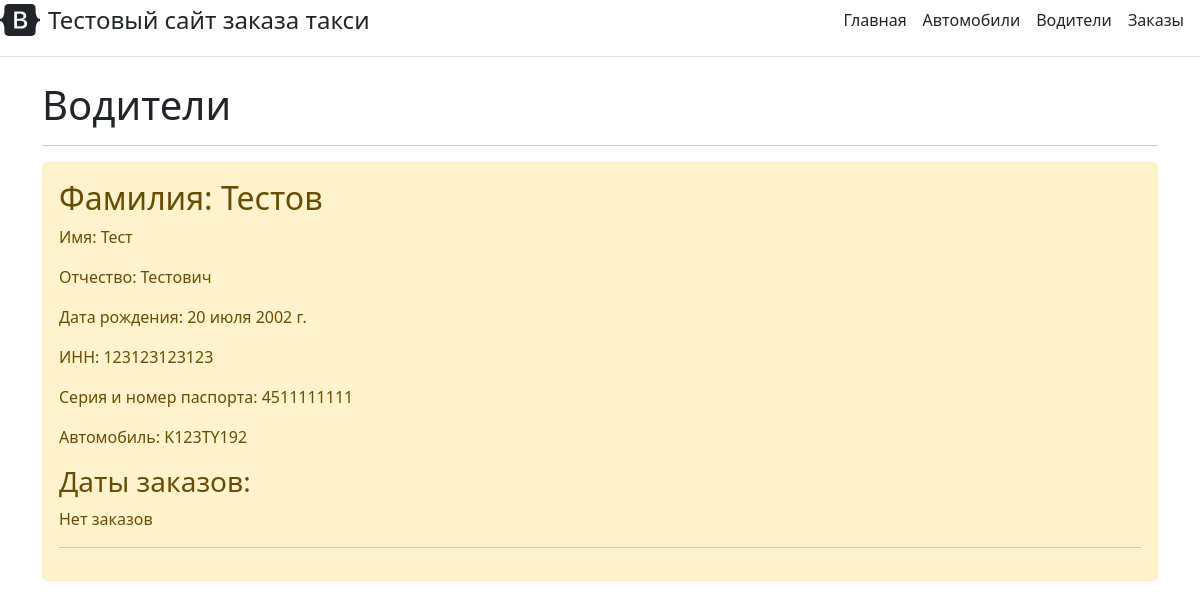
/TaxiApp/driver, run on an earlier commit of the app's database.
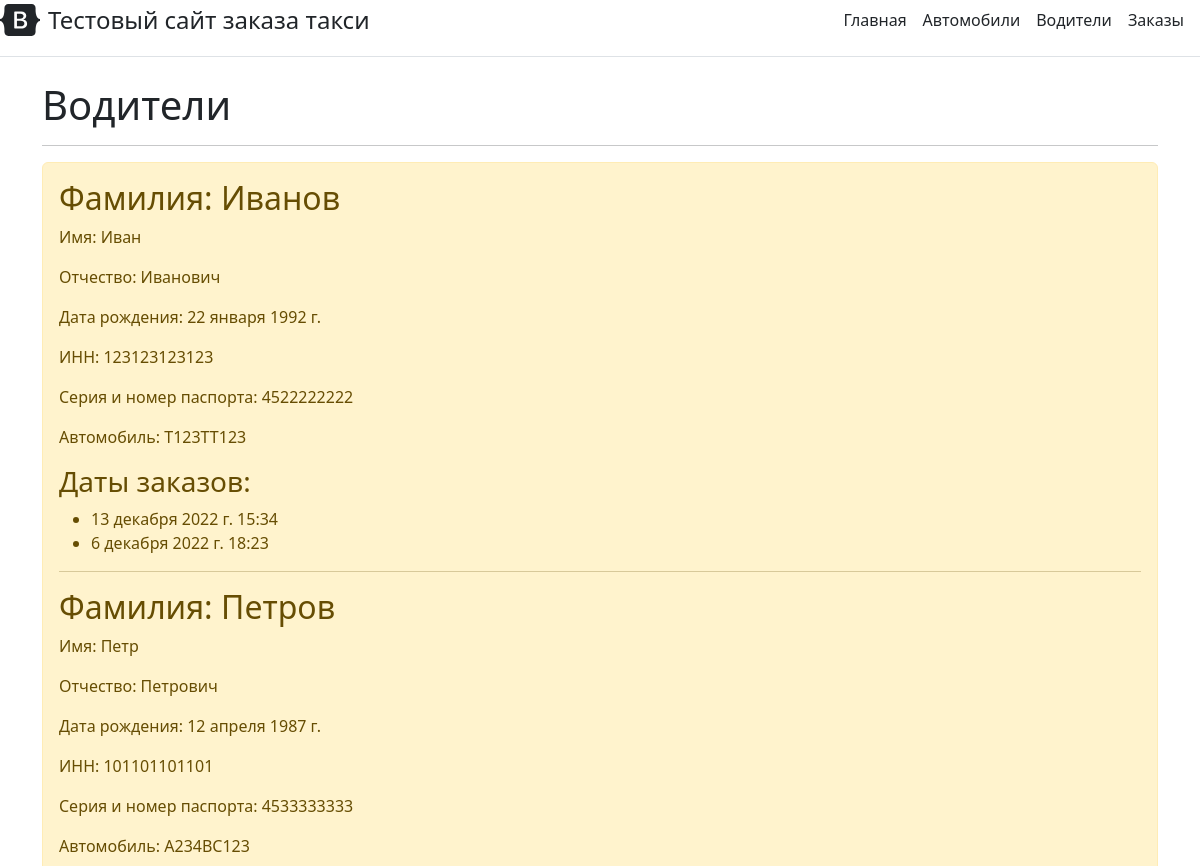
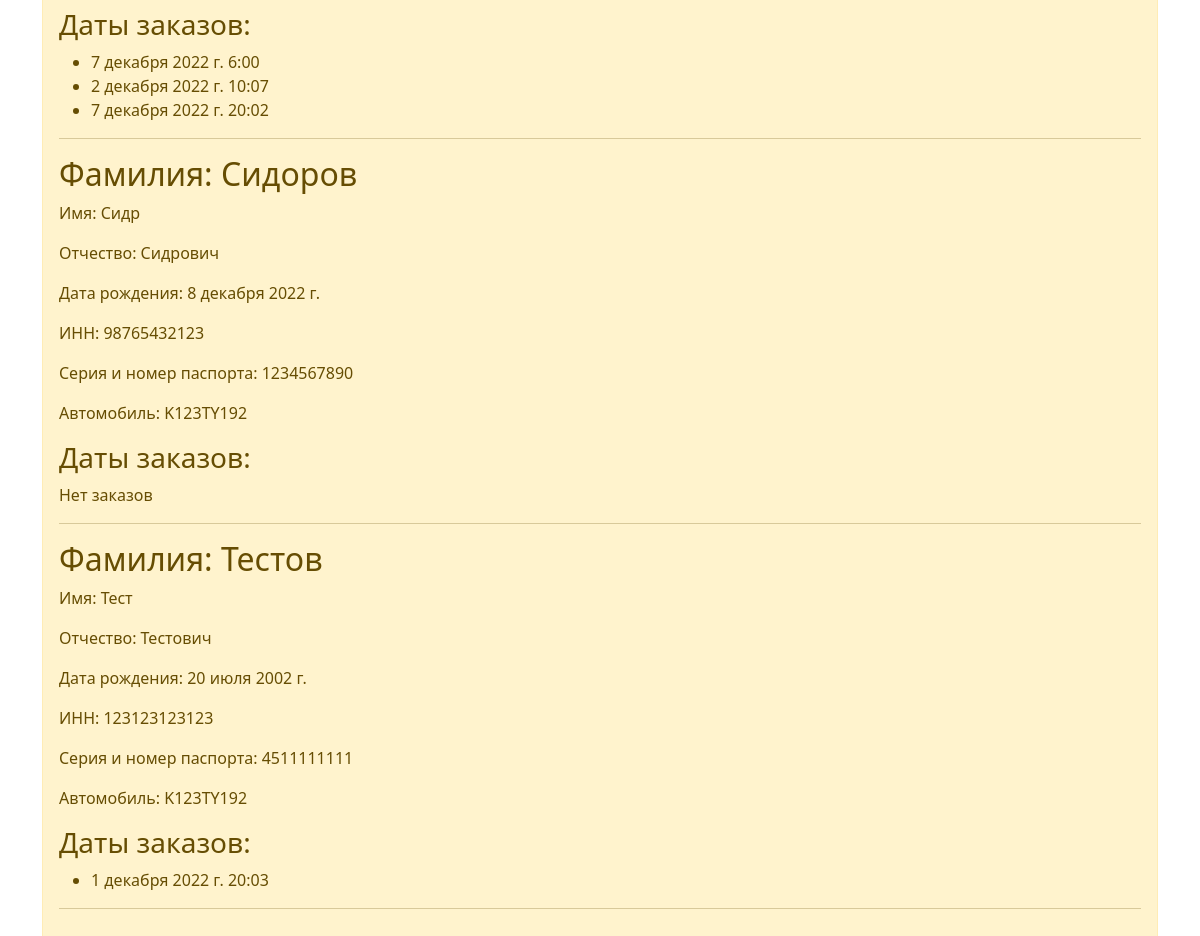
And on a later commit of the database (2 pictures, top to bottom).
### TaxiApp/models.py (models this page shows, shortened)
class Driver(models.Model):
    surname = models.CharField(max_length=50, verbose_name="Фамилия")
    name = models.CharField(max_length=50, verbose_name="Имя")
    lastName = models.CharField(max_length=50, verbose_name="Отчество")
    birthDate = models.DateField(verbose_name="Дата рождения")
    inn = models.IntegerField(verbose_name="ИНН")
    serno = models.CharField(max_length=15, verbose_name="Серно паспорта")
    vehicle = models.ForeignKey('Vehicles', null=True, on_delete=models.PROTECT, verbose_name='Автомобиль')
    class Meta:
        verbose_name_plural = 'Водители'
        verbose_name = 'Водитель'
        ordering = ['surname']

class Vehicles(models.Model):
    mark = models.CharField(max_length=50, verbose_name="Марка")
    gosNumber = models.CharField(max_length=9, verbose_name="Гос. номер")
    color = models.CharField(max_length=50, verbose_name="Цвет")
    issueYear = models.DateField(verbose_name="Год выпуска")
    level = models.ForeignKey('Level', null=True, on_delete=models.PROTECT, verbose_name="Класс")
    def __str__(self):
        return self.gosNumber
    class Meta:
        verbose_name_plural = 'Автомобили'
        verbose_name = 'Автомобиль'
        ordering = ['gosNumber']

class Order(models.Model):
    dateTime = models.DateTimeField(max_length=50, verbose_name="Дата и время")
    departure = models.CharField(max_length=50, verbose_name="Адрес отправления")
    destination = models.CharField(max_length=50, verbose_name="Предположительный адрес назначения")
    passangerNumber = models.IntegerField(verbose_name="Количество пасажиров")
    length = models.FloatField(verbose_name="Ориентировочная длина маршрута")
    driver = models.ForeignKey('Driver', null=True, on_delete=models.PROTECT, verbose_name='Водитель')
    class Meta:
        verbose_name_plural = 'Заказы'
        verbose_name = 'Заказ'
        ordering = ['id']

### TaxiApp/views.py (the view)
# urls.py: path("driver", views.driver_page, name='driver'),
def driver_page(request):
    driver_items = Driver.objects.order_by('surname')
    return render(request, 'TaxiApp/driver.html', {'driver_items': driver_items})

### TaxiApp/templates/TaxiApp/driver.html (shortened to what this page needs)
{% extends 'TaxiApp/base.html' %}
{% block entity_name %}
Водители
{% endblock %}
{% block cycle %}
    {% for el in driver_items %}
	<div>
		<h2>Фамилия: {{ el.surname }}</h2>
		<p>Имя: {{ el.name }}</p>
		<p>Отчество: {{ el.lastName}}</p>
        <p>Дата рождения: {{ el.birthDate}}</p>
        <p>ИНН: {{ el.inn}}</p>
        <p>Серия и номер паспорта: {{ el.serno}}</p>
        <p>Автомобиль: {{ el.vehicle}}</p>
        <h3>Даты заказов:</h3>
        {%if el.order_set.all|length > 0%}
            <ul>
                {%for order in el.order_set.all%}
                    <li>{{ order.dateTime }}</li>
                {%endfor%}
            </ul>
        {%else%}
            <p>Нет заказов</p>
        {%endif%}
        <hr>
	</div>
	{% endfor %}
{% endblock %}

What changed in the data, as far as the page shows it:
added Driver: surname "Иванов", name "Иван", lastName "Иванович", birthDate "22 января 1992 г.", inn "123123123123", serno "4522222222", vehicle "T123TT123"
now on this page (row edited): Order: dateTime "13 декабря 2022 г. 15:34", shown under "Иванов"
added Order: dateTime "6 декабря 2022 г. 18:23", shown under "Иванов"
added Driver: surname "Петров", name "Петр", lastName "Петрович", birthDate "12 апреля 1987 г.", inn "101101101101", serno "4533333333", vehicle "A234BC123"
added Order: dateTime "7 декабря 2022 г. 6:00", shown under "Петров"
added Order: dateTime "2 декабря 2022 г. 10:07", shown under "Петров"
added Order: dateTime "7 декабря 2022 г. 20:02", shown under "Петров"
added Driver: surname "Сидоров", name "Сидр", lastName "Сидрович", birthDate "8 декабря 2022 г.", inn "98765432123", serno "1234567890", vehicle "K123TY192", shows "Нет заказов"
shown differently, row unchanged: Driver "Тестов": no longer shows "Нет заказов"
added Order: dateTime "1 декабря 2022 г. 20:03", shown under Driver "Тестов"
